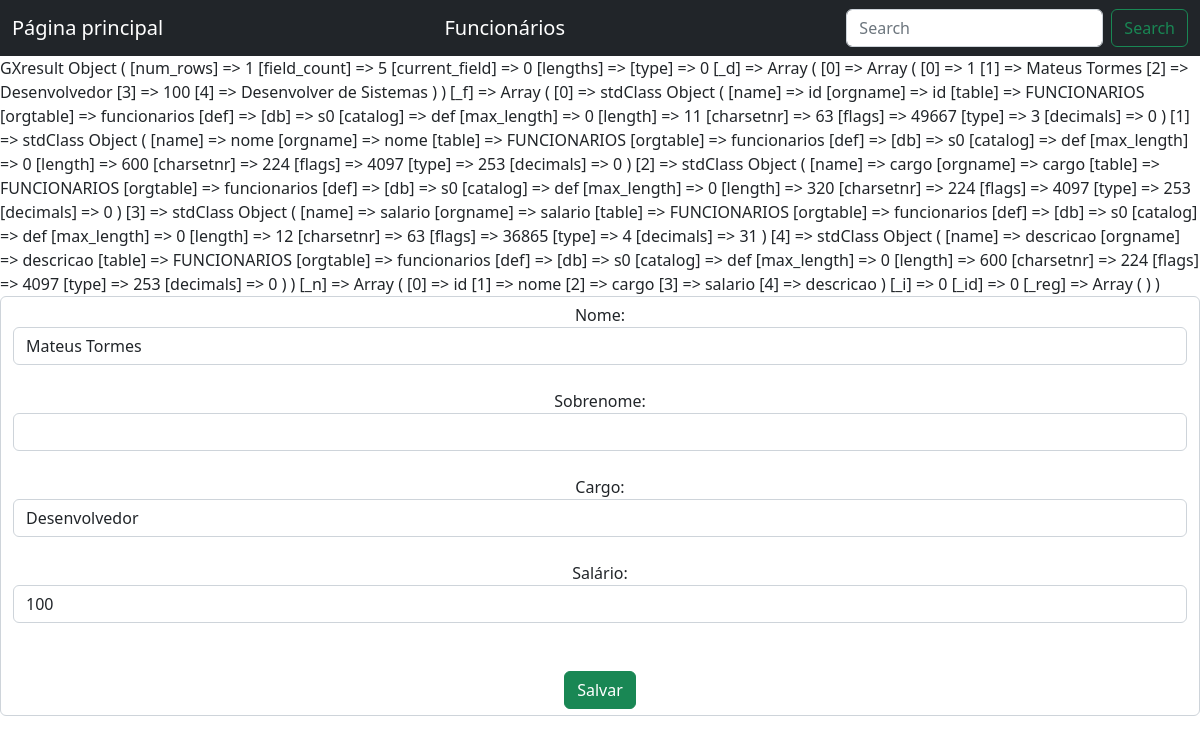
Screenshot of /editarFuncionarios.php?id=1 with the database file from the repository.
### tables this page shows
CREATE TABLE `funcionarios` (
  `id` int(11) NOT NULL,
  `nome` varchar(150) NOT NULL,
  `cargo` varchar(80) NOT NULL,
  `salario` float NOT NULL,
  `descricao` varchar(150) NOT NULL
);

### editarFuncionarios.php (the view, shortened to what this page needs)
<!doctype html>
<html lang="en">
  <head>
            <link href="https://cdn.jsdelivr.net/npm/bootstrap@5.2.0-beta1/dist/css/bootstrap.min.css" rel="stylesheet">
          </head>
  <body>
  <nav class="navbar bg-dark">
  <div class="container-fluid">
    <a href="bootstrap.php" class="navbar-brand" style="color:white;">Página principal</a>
    <a href="funcionarios.php" class="navbar-brand" style="color:white;">Funcionários </a>
    <form class="d-flex" role="search">
      <input class="form-control me-2" type="search" placeholder="Search" aria-label="Search">
      <button class="btn btn-outline-success" type="submit">Search</button>
    </form>
  </div>
</nav>
<?php
function conexao(){
$nomeServidor = "localhost";
$database = "database";
$usuario = "root";
$senha = "";
$conexao = mysqli_connect($nomeServidor, $usuario, $senha, $database);
return $conexao;
}
function selectFuncionarios($id){
  $conexao = conexao();
  $comando = "SELECT * FROM FUNCIONARIOS WHERE ID = $id";
  $resultado_comando = mysqli_query($conexao, $comando) or die('Erro no envio do comando: '.$comando." ".mysqli_error($conexao));
      return $resultado_comando;
        }
     $funcionario = selectFuncionarios($_GET['id']);
     print_r($funcionario);
?>
                 <center>
          <form class="form-control" action="" method="POST">
            <?php while($indice = mysqli_fetch_array($funcionario)){?>
                              <label>Nome: </label><BR>
                              <input class="form-control" type="text" name="nome" required value="<?php echo $indice['nome'];?>"><br>
                              <Label>Sobrenome: </label><br>
                              <Input class="form-control" type="text" name="sobrenome" required value="<?php echo $indice['sobrenome'];?>"><br>
                              <label>Cargo: </label><br>
                              <input class="form-control" type="text" name="cargo" required value="<?php echo $indice['cargo'];?>"><br>
                              <label>Salário: </label><br>
                              <input class="form-control" type="number" name="salario" required value="<?php echo $indice['salario'];?>"><br>
                              <?php } ?>
                              <br><button type="submit" class="btn btn-success">
                                Salvar
                              </button><br>
                  </form>
                      </center>

### rows the page displays
funcionarios: nome "Mateus Tormes", cargo "Desenvolvedor", salario "100"
